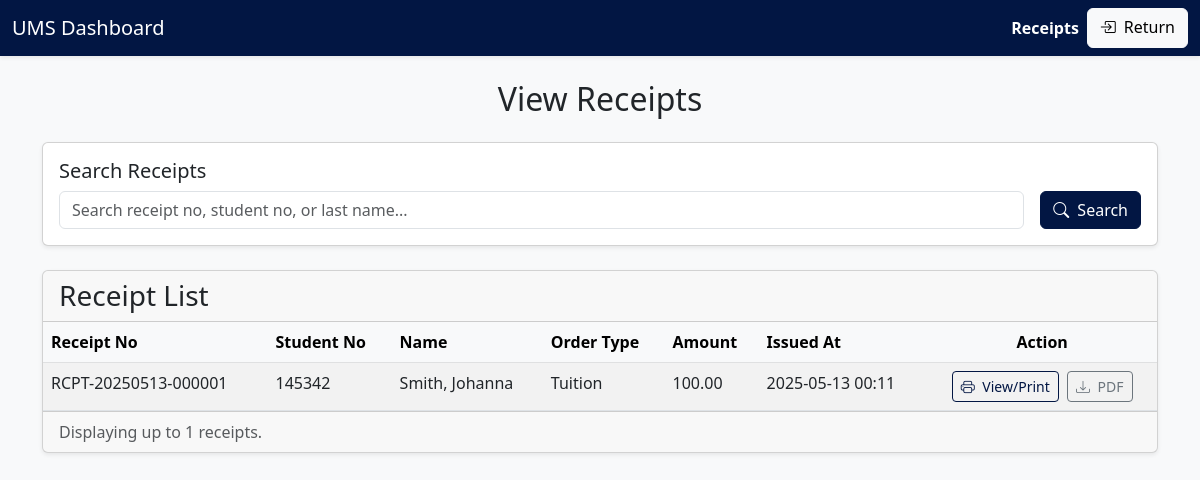
Page /Cashier/receipts_user.php on the committed database.
### tables this page shows
CREATE TABLE `receipts1` (
  `id` int(11) NOT NULL,
  `payment_id` int(11) NOT NULL,
  `receipt_no` varchar(30) NOT NULL,
  `issued_at` timestamp NOT NULL DEFAULT current_timestamp()
);

CREATE TABLE `students1` (
  `id` int(11) NOT NULL,
  `student_no` varchar(20) NOT NULL,
  `first_name` varchar(50) NOT NULL,
  `last_name` varchar(50) NOT NULL,
  `middle_name` varchar(50) DEFAULT NULL,
  `course` varchar(50) DEFAULT NULL,
  `year_level` int(11) DEFAULT NULL,
  `created_at` timestamp NOT NULL DEFAULT current_timestamp()
);

CREATE TABLE `orders1` (
  `id` int(11) NOT NULL,
  `student_id` int(11) NOT NULL,
  `order_type` enum('Tuition','Miscellaneous','Fees','Fines','TOR','Honorable Dismissal','Good Moral Certificate') NOT NULL,
  `amount` decimal(10,2) NOT NULL,
  `status` enum('pending','paid','cancelled') NOT NULL DEFAULT 'pending',
  `created_at` timestamp NOT NULL DEFAULT current_timestamp()
);

CREATE TABLE `payments1` (
  `id` int(11) NOT NULL,
  `order_id` int(11) NOT NULL,
  `cashier_id` int(11) NOT NULL,
  `amount` decimal(10,2) NOT NULL,
  `payment_date` timestamp NOT NULL DEFAULT current_timestamp()
);

### Cashier/receipts_user.php (the view, shortened to what this page needs)
<?php
$host = 'localhost';
$db   = 'university_management_system';
$user = 'root';
$pass = '';
$charset = 'utf8mb4';
$dsn = "mysql:host=$host;dbname=$db;charset=$charset";
$options = [
    PDO::ATTR_ERRMODE            => PDO::ERRMODE_EXCEPTION,
    PDO::ATTR_DEFAULT_FETCH_MODE => PDO::FETCH_ASSOC,
];
try {
    $pdo = new PDO($dsn, $user, $pass, $options);
} catch (\PDOException $e) {
    die("Database connection failed: " . $e->getMessage());
}
$search = trim($_GET['search'] ?? '');
$receipt_list = [];
if ($search) {
    $stmt = $pdo->prepare("
        SELECT r.*, p.amount, o.order_type, s.student_no, s.first_name, s.last_name
        FROM receipts1 r
        JOIN payments p ON r.payment_id = p.id
        JOIN orders o ON p.order_id = o.id
        JOIN students s ON o.student_id = s.id
        WHERE r.receipt_no LIKE :search_term_receipt
           OR s.student_no LIKE :search_term_student
           OR s.last_name LIKE :search_term_name
        ORDER BY r.issued_at DESC
        LIMIT 20
    ");
    $searchTerm = "%" . $search . "%";
    $stmt->execute([
        ':search_term_receipt' => $searchTerm,
        ':search_term_student' => $searchTerm,
        ':search_term_name' => $searchTerm
    ]);
    $receipt_list = $stmt->fetchAll();
} else {
    $stmt = $pdo->query("
        SELECT r.*, p.amount, o.order_type, s.student_no, s.first_name, s.last_name
        FROM receipts1 r
        JOIN payments1 p ON r.payment_id = p.id
        JOIN orders1 o ON p.order_id = o.id
        JOIN students1 s ON o.student_id = s.id
        ORDER BY r.issued_at DESC
        LIMIT 20
    ");
    $receipt_list = $stmt->fetchAll();
}
?>
<!DOCTYPE html>
<html lang="en">
<head>
    <link href="https://cdn.jsdelivr.net/npm/bootstrap@5.3.0/dist/css/bootstrap.min.css" rel="stylesheet">
    <link href="https://cdn.jsdelivr.net/npm/bootstrap-icons@1.10.0/font/bootstrap-icons.css" rel="stylesheet">
    <link href="custom-style.css" rel="stylesheet">
</head>
<body>
    <nav class="navbar navbar-expand-lg navbar-dark navbar-ums-theme fixed-top shadow-sm">
        <div class="container-fluid">
            <a class="navbar-brand" href="dashboard.php">UMS Dashboard</a>
            <div class="collapse navbar-collapse" id="navbarNav">
                <ul class="navbar-nav ms-auto">
                    <li class="nav-item"><a class="nav-link active" aria-current="page" href="receipts.php">Receipts</a></li>
                    <a href="../index.php" class="btn btn-light"><i class="bi bi-box-arrow-in-right me-2"></i>Return</a></a></li>
                </ul>
            </div>
        </div>
    </nav>
    <div class="container mt-4">
        <h2 class="mb-4 text-center">View Receipts</h2>
        <div class="card shadow-sm mb-4">
            <div class="card-body">
                <h5 class="card-title">Search Receipts</h5>
                <form method="get" action="receipts.php" class="row g-3 align-items-center">
                    <div class="col flex-grow-1">
                        <input type="text" name="search" id="searchReceipts" class="form-control" placeholder="Search receipt no, student no, or last name..." value="<?= htmlspecialchars($search) ?>">
                    </div>
                    <div class="col-auto">
                        <button type="submit" class="btn btn-primary">
                            <i class="bi bi-search me-1"></i> Search
                        </button>
                    </div>
                </form>
            </div>
        </div>
        <div class="card shadow-sm">
            <div class="card-header">
                 <h3 class="mb-0">Receipt List</h3>
            </div>
            <div class="card-body p-0">
                <div class="table-responsive">
                    <table class="table table-striped table-hover mb-0">
                        <thead class="table-light">
                            <tr>
                                <th>Receipt No</th>
                                <th>Student No</th>
                                <th>Name</th>
                                <th>Order Type</th>
                                <th>Amount</th>
                                <th>Issued At</th>
                                <th class="text-center">Action</th>
                            </tr>
                        </thead>
                        <tbody>
                            <?php if ($receipt_list): ?>
                                <?php foreach ($receipt_list as $r): ?>
                                <tr>
                                    <td><?= htmlspecialchars($r['receipt_no']) ?></td>
                                    <td><?= htmlspecialchars($r['student_no']) ?></td>
                                    <td><?= htmlspecialchars($r['last_name'] . ', ' . $r['first_name']) ?></td>
                                    <td><?= htmlspecialchars($r['order_type']) ?></td>
                                    <td><?= htmlspecialchars(number_format($r['amount'], 2)) ?></td>
                                    <td><?= htmlspecialchars(date('Y-m-d H:i', strtotime($r['issued_at']))) ?></td>
                                    <td class="text-center">
                                        <form method="get" action="view_receipt.php" target="_blank" style="display:inline;">
                                            <button type="submit" class="btn btn-sm btn-outline-primary">
                                                <i class="bi bi-printer me-1"></i> View/Print
                                            </button>
                                        </form>
                                         <a href="download_receipt.php?receipt_no=<?= htmlspecialchars($r['receipt_no']) ?>" class="btn btn-sm btn-outline-secondary ms-1" title="Download PDF">
                                            <i class="bi bi-download me-1"></i> PDF
                                        </a>
                                    </td>
                                </tr>
                                <?php endforeach; ?>
                            <?php else: ?>
                                <tr><td colspan="7" class="text-center p-3">No receipts found.</td></tr>
                            <?php endif; ?>
                        </tbody>
                    </table>
                </div>
            </div>
             <?php if ($receipt_list): ?>
                <div class="card-footer text-muted">
                    Displaying up to <?= count($receipt_list) ?> receipts.
                </div>
            <?php endif; ?>
        </div>
    </div>
</body>
</html>

### Cashier/custom-style.css (style rules this page uses)
body { padding-top: 56px; background-color: #f8f9fa; }
:root { --ums-primary-rgb: 2, 22, 67; --ums-primary-hex: #021643; --ums-primary-hover-hex: #010f30; }
.btn-primary { background-color: var(--ums-primary-hex) !important; border-color: var(--ums-primary-hex) !important; color: #ffffff !important; }
.btn-outline-primary { color: var(--ums-primary-hex) !important; border-color: var(--ums-primary-hex) !important; }
.navbar-ums-theme { background-color: var(--ums-primary-hex) !important; }
.navbar-ums-theme .navbar-brand, .navbar-ums-theme .nav-link { color: #ffffff !important; }
.navbar-ums-theme .nav-link.active { font-weight: bold; }

### rows in the picture
receipts1: receipt_no "RCPT-20250513-000001", students1.student_no "145342", students1.last_name+first_name "Smith, Johanna", orders1.order_type "Tuition", payments1.amount "100.00", issued_at "2025-05-13 00:11"

### other values in the picture
count($receipt_list) "1"
